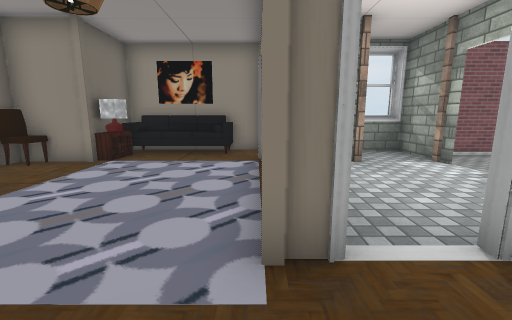
View 1 (above)

22 first-person views from a walk through a scene from a Unity 3-D project. The camera is 1.3 m above the floor, tilts 10° down and sees 90° across. Doors are open. The floor is counted in squares, 1 m on a side. Each view is taken from the middle of a square. On the plan, view 1 faces up. The plan holds only what a view shows up to about 13 squares ahead; the rest is blank. The player is left out. Some surface patterns are stand-ins.

View 2
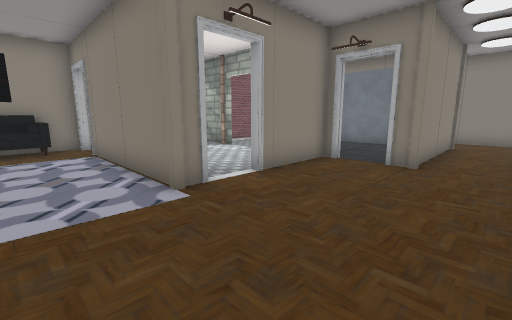

View 3
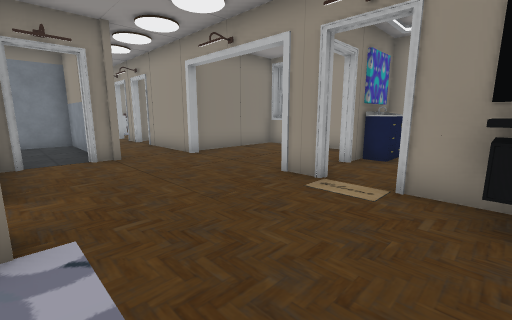

View 4
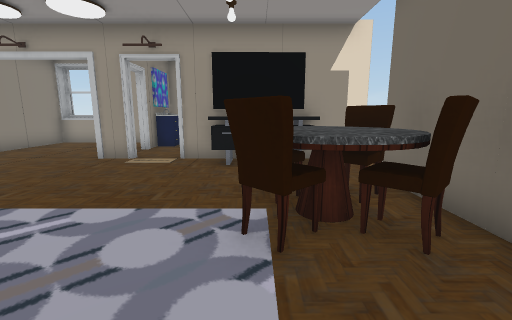

View 5
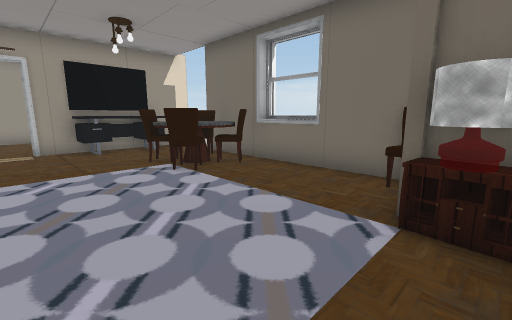

View 6
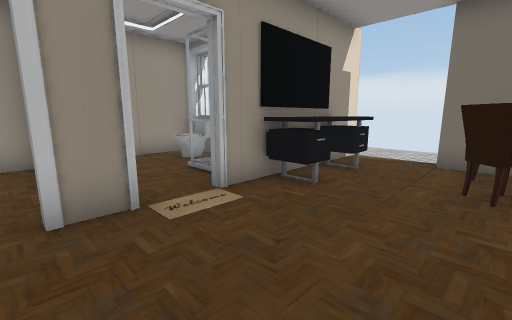

View 7
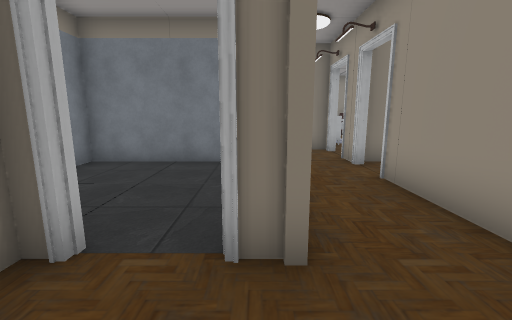

View 8
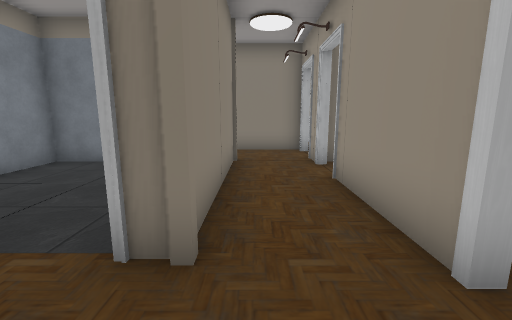

View 9
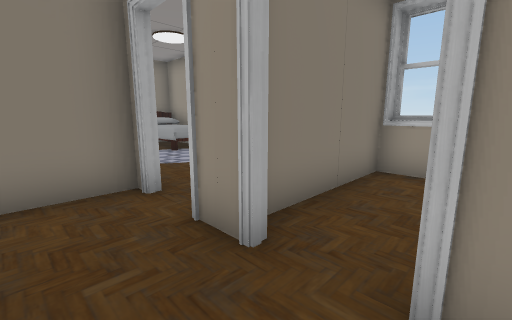

View 10
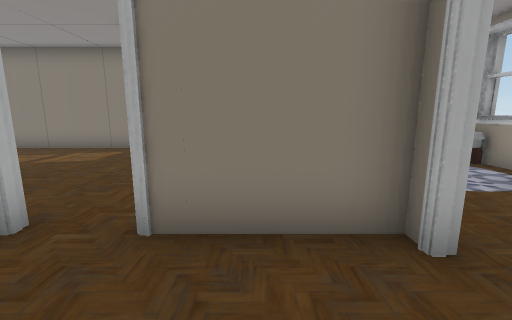

View 11
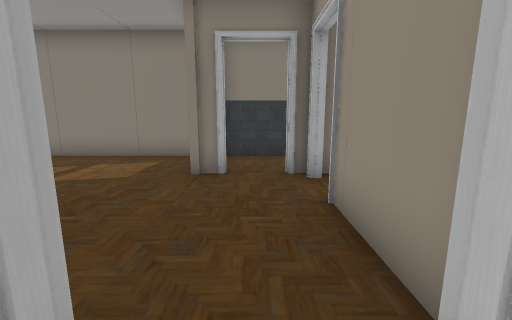

View 12
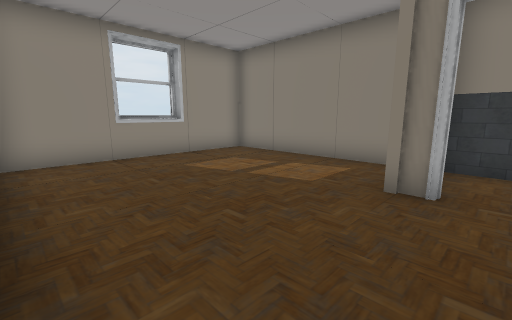

View 13
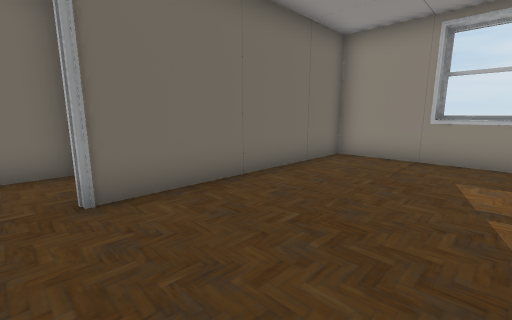

View 14
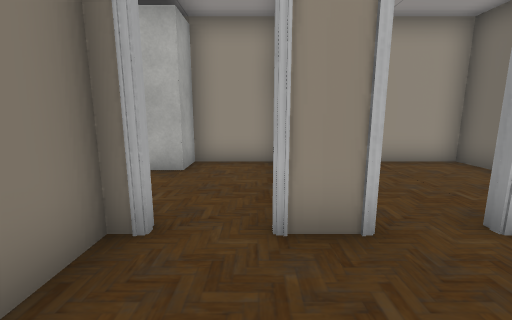

View 15
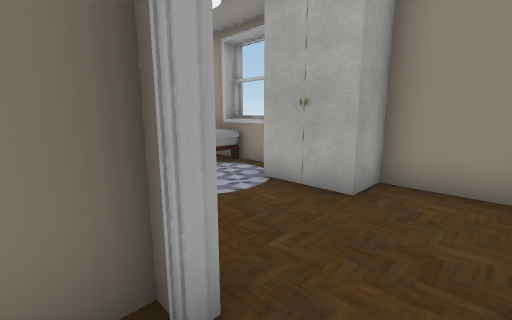

View 16
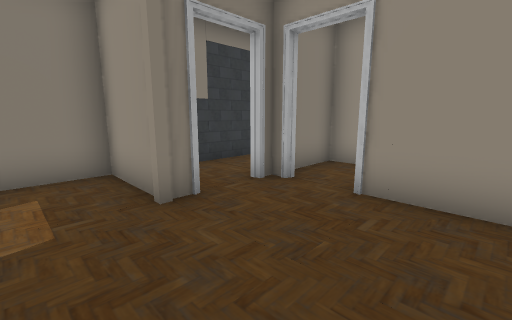

View 17
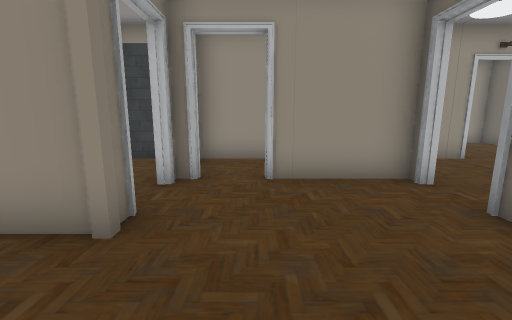

View 18
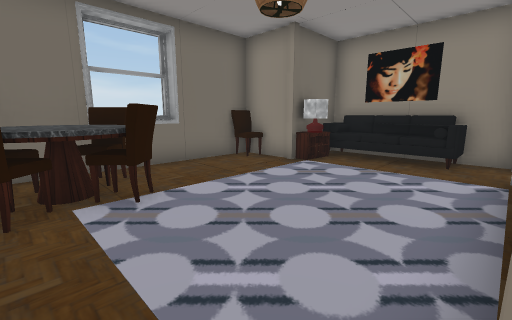

View 19
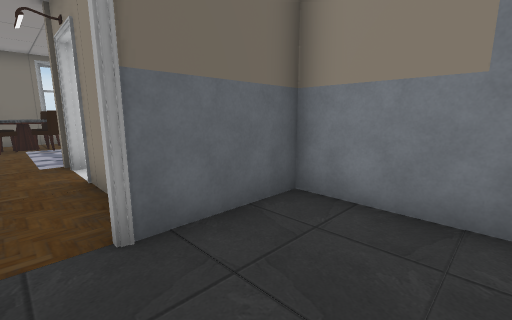

View 20
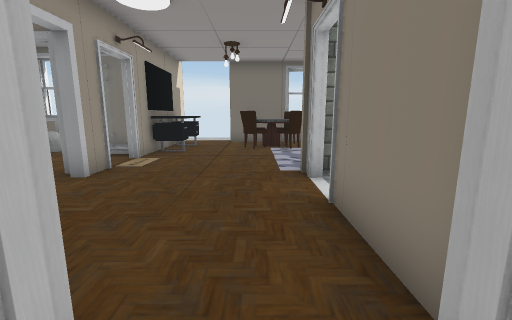

View 21
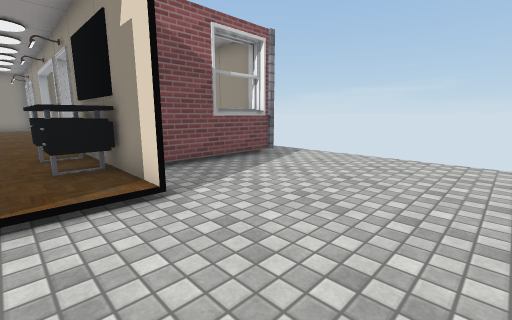

View 22
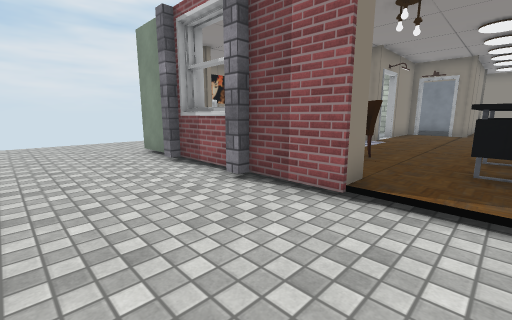

### Floor plan
Key: @ floor where view 1 was taken; # wall or solid block; x gap in a wall; . main floor; - floor 0.25 m lower than the main floor; D open door; = window, fence, low wall or low ledge; ^ raised ledge; S sofa; T table; C chair; P pillar; I toilet; R rug; B bed; L closet; O other object.
Columns run from 11 left of view 1 to 20 right of it. Each row starts with its distance up from view 1.
 11 -----
 10 -----  ######  ##  ##     ####
  9 ----- #SSSSD            ###==###
  8 ----- #T...D            #......#
  7 ----#CPT...#            #......#
  6 ----#...   #            #......#
  5 ---PP...   #    ######  #......#
  4 ----=...   #    #....#  #......#
  3 ----#C^C   ##   #....#  #......#
  2 ---PPC^C...PDD###....#DD#....P##
  1 ----#C^C.............#.........#
  0 ----#. C...@....P####P..###DD#.#
 -1 ----....................#  ==#.#
 -2 ----..OOO...............#  ###.#
 -3 ----#####=.#....####.##x#  ## #
 -4 ------##.=.D....#....# ..OOOR
 -5 ------##=..#....#....#...RR BB
 -6 ------##I.O#....#....#..##L BBB#
 -7 ------##..O####=####=####  ##BB#
 -8 ------P#####   ##   ##     ###
 -9 --------

Positions as (right, up) in squares from view 1, and headings:
1: (0, 0), facing up
2: (-2, -2), facing up-right
3: (-3, 2), facing down-right
4: (-4, 5), facing down
5: (-1, 8), facing down-left
6: (1, 1), facing down-left
7: (3, 0), facing right
8: (3, -1), facing right
9: (8, -1), facing down-right
10: (10, -1), facing right
11: (12, 1), facing right
12: (13, 1), facing up-right
13: (17, 1), facing up-left
14: (11, 0), facing down
15: (11, -2), facing down-right
16: (14, 4), facing down-right
17: (16, 5), facing down
18: (0, 1), facing up-left
19: (8, 1), facing up-left
20: (6, 1), facing left
21: (-11, -1), facing down-right
22: (-11, -2), facing up-right
